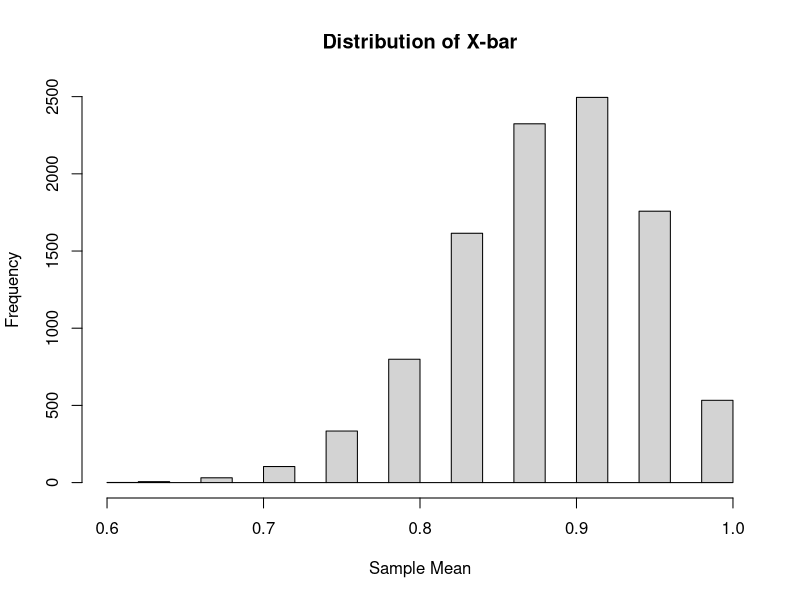
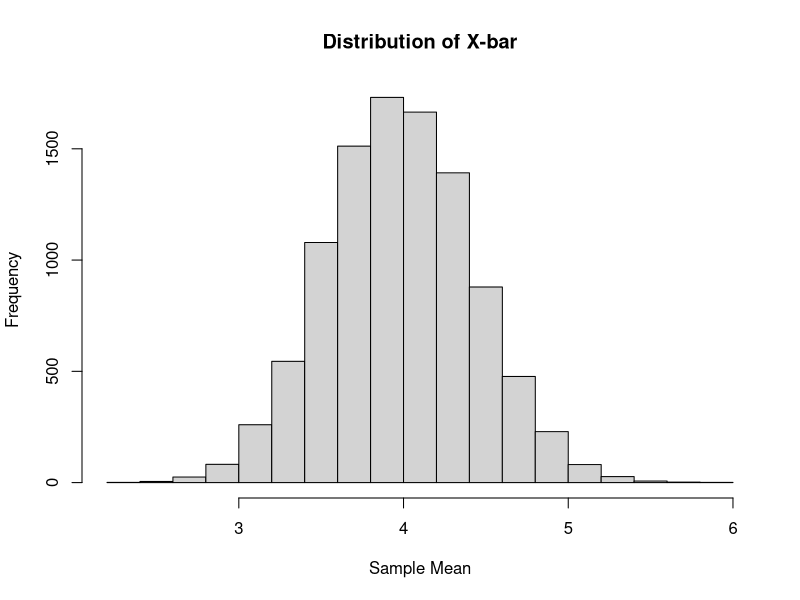

Write the R code that produced these figures, in order.
# Problem 1 part d) 

set.seed(10000)

nsims <- 10000 # number of simulations
seq <-1:nsims

smean <- c() # initiliazing list of sample means
mse <- c() # initializing list to calculate mean squared error

for (i in seq){
	p <- 0.89  # Bernoulli parameter 
	n <- 25 # sample size 
	x <- rbinom(n,1,p)
	avg <- mean(x)
	smean[i] <- avg
	se <- (avg-p)^2
	mse[i] <- se
}

hist(smean, main = "Distribution of X-bar", xlab = "Sample Mean")
ex <- mean(smean)
vx <- var(smean)

# Mean squared error 

MSE <- mean(mse)

# ----------------------------------------------------------------------------

# Problem 2 part b) 

set.seed(10000)

nsims <- 10000 # number of simulations
seq <-1:nsims

smean <- c() # initiliazing list of sample means
#mse <- c() # initializing list to calculate mean squared error

for (i in seq){
	lambda <- 4 # Bernoulli parameter 
	n <- 20 # sample size 
	x <- rpois(n,lambda)
	avg <- mean(x)
	smean[i] <- avg
	se <- (avg-lambda)^2
	mse[i] <- se
}

hist(smean, main = "Distribution of X-bar", xlab = "Sample Mean")
ex <- mean(smean)
vx <- var(smean)

# Mean squared error 

MSE <- mean(mse)

#---------------------------------------------------------------------------------
# Problem 4 part c) 

u0 <- 0       # null hypothesis
u1 <- 0.3     # alternative hypothesis
alpha <- 0.05 # significance level
sigma <-4    # standard deviation

d_p <- 0.9  # desired power

z <- qnorm(1-alpha) 

s<- 10000 # maximum sample size considered

seq <- 36:s

val <-c()

for (i in seq){
	x <- (u0-u1)/(sigma/sqrt(i))+z
	power <- 1-pnorm(x)
	val[i] <- power
	if (power > d_p){
		n <- i # sample size for desire dpower 
		break 
	}
}
